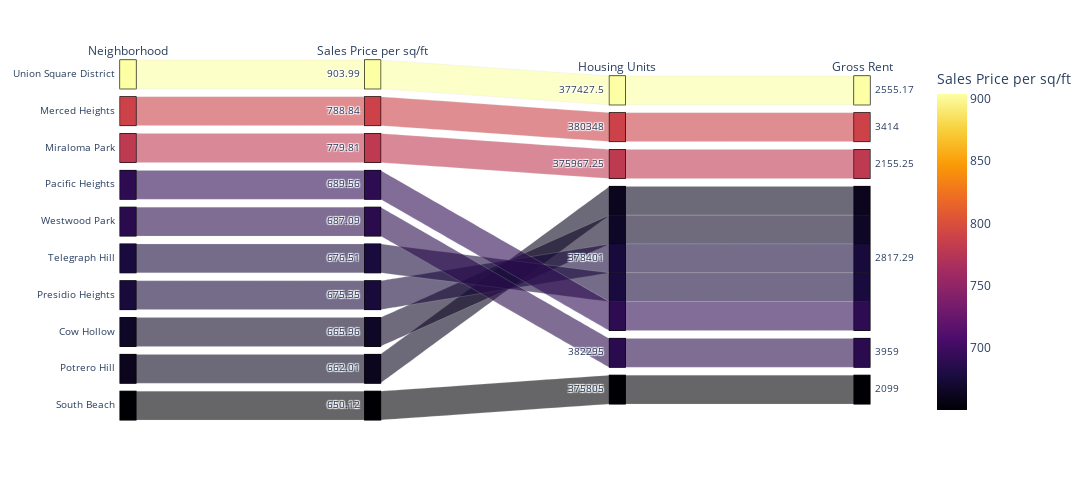

Source (notebook cell):
### Code cell
# Parallel Categories Plot
px.parallel_categories(
    ten_largest_neighborhood_sales,
    dimensions=["neighborhood","sale_price_sqr_foot", "housing_units", "gross_rent"],
    color="sale_price_sqr_foot",
    color_continuous_scale=px.colors.sequential.Inferno,
    labels={
        "neighborhood": "Neighborhood",
        "sale_price_sqr_foot": "Sales Price per sq/ft",
        "housing_units": "Housing Units",
        "gross_rent": "Gross Rent"
    },
    width=1600, height=500,
)

### Figure 1 — Plotly figure (JSON) as saved in the notebook; plotly's stock layout.template omitted (floating-point values rounded to 4 significant figures)
{"data": [{"dimensions": [{"label": "Neighborhood", "values": ["Union Square District", "Merced Heights", "Miraloma Park", "Pacific Heights", "Westwood Park", "Telegraph Hill", "Presidio Heights", "Cow Hollow", "Potrero Hill", "South Beach"]}, {"label": "Sales Price per sq/ft", "values": [904.0, 788.8, 779.8, 689.6, 687.1, 676.5, 675.4, 666.0, 662.0, 650.1]}, {"label": "Housing Units", "values": [377400.0, 380348, 376000.0, 378401, 382295, 378401, 378401, 378401, 378401, 375805]}, {"label": "Gross Rent", "values": [2555.0, 3414, 2155.0, 2817.0, 3959, 2817.0, 2817.0, 2817.0, 2817.0, 2099]}], "domain": {"x": [0, 1], "y": [0, 1]}, "line": {"color": [904.0, 788.8, 779.8, 689.6, 687.1, 676.5, 675.4, 666.0, 662.0, 650.1], "coloraxis": "coloraxis"}, "name": "", "type": "parcats"}], "layout": {"coloraxis": {"colorbar": {"title": {"text": "Sales Price per sq/ft"}}, "colorscale": [[0, "#000004"], [0.1111, "#1b0c41"], [0.2222, "#4a0c6b"], [0.3333, "#781c6d"], [0.4444, "#a52c60"], [0.5556, "#cf4446"], [0.6667, "#ed6925"], [0.7778, "#fb9b06"], [0.8889, "#f7d13d"], [1, "#fcffa4"]]}, "height": 500, "legend": {"tracegroupgap": 0}, "margin": {"t": 60}, "width": 1600}}
